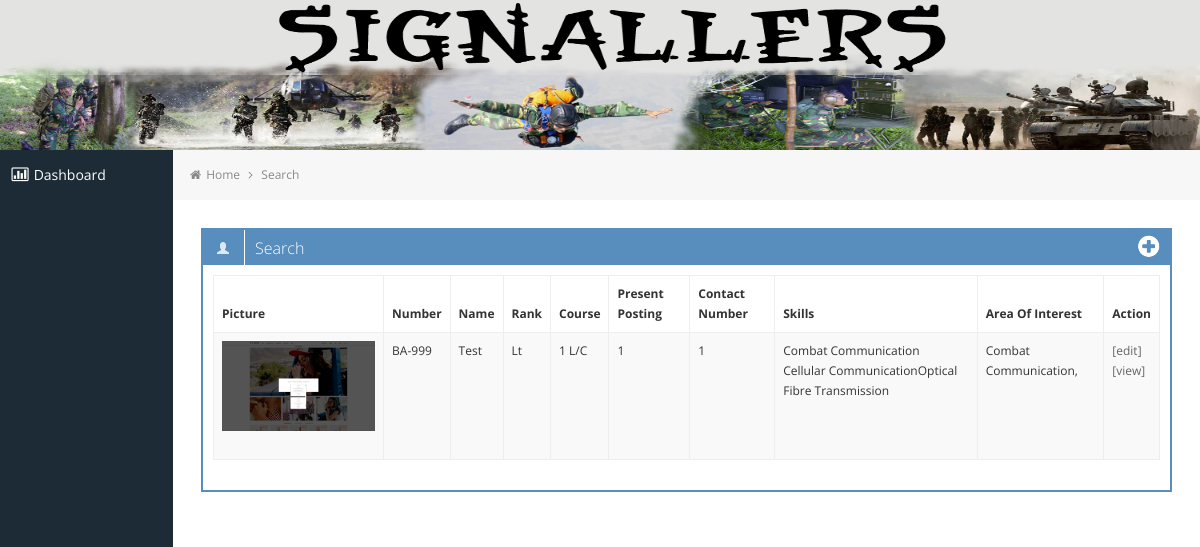
The app's page /search_lawyer.php?ba_no=999 (signed in) with its own data.
### tables this page shows
CREATE TABLE `profile` (
  `BA_No_Type` varchar(10) NOT NULL,
  `BA_No` int(11) NOT NULL,
  `Name` varchar(35) NOT NULL,
  `Rank` varchar(20) NOT NULL,
  `Course_Type` varchar(30) NOT NULL,
  `Course` int(11) NOT NULL,
  `Present_Posting` varchar(30) NOT NULL,
  `Contact_No` bigint(20) NOT NULL,
  `Email` varchar(100) NOT NULL,
  `First_Choice` varchar(30) NOT NULL,
  `Second_Choice` varchar(30) NOT NULL,
  `Image` mediumtext NOT NULL,
  `Dir_Comment` text NOT NULL,
  PRIMARY KEY (`BA_No_Type`,`BA_No`)
);

CREATE TABLE `educational_qualification` (
  `id` int(11) NOT NULL AUTO_INCREMENT,
  `BA_No` int(11) NOT NULL,
  `BA_No_Type` varchar(10) NOT NULL,
  `Qualification` varchar(10) NOT NULL,
  `Institute` varchar(50) NOT NULL,
  `Division_Subject` varchar(20) NOT NULL,
  `Result` varchar(5) NOT NULL,
  `Year_Of_Passing` int(11) NOT NULL,
  `Any_Achivement` text NOT NULL,
  `Remarks` text NOT NULL,
  PRIMARY KEY (`id`),
  KEY `educational_qualification_ibfk_1` (`BA_No_Type`,`BA_No`),
  CONSTRAINT `educational_qualification_ibfk_1` FOREIGN KEY (`BA_No_Type`, `BA_No`) REFERENCES `profile` (`BA_No_Type`, `BA_No`) ON DELETE CASCADE ON UPDATE CASCADE
);

CREATE TABLE `officer_skills` (
  `Id` int(11) NOT NULL AUTO_INCREMENT,
  `BA_No_Type` varchar(10) NOT NULL,
  `BA_No` int(11) NOT NULL,
  `Communication_Topic` text NOT NULL,
  `Transmission_System_Topic` varchar(150) NOT NULL,
  `Programming_Language_Topic` varchar(150) NOT NULL,
  `Database_Management_System_Topic` varchar(150) NOT NULL,
  `Server_Management_Topic` varchar(150) NOT NULL,
  `Networking_Topic` varchar(150) NOT NULL,
  `Digital_Forensic_Topic` varchar(150) NOT NULL,
  `Cyber_Security_Topic` varchar(150) NOT NULL,
  `SIGINT_Topic` varchar(150) NOT NULL,
  `Power_Energy_Topic` varchar(150) NOT NULL,
  `Reverse_Engineering_Topic` varchar(150) NOT NULL,
  PRIMARY KEY (`Id`)
);

### class/class.admin.php (called while the page is built, shortened)
<?php
class lawyerController
{
	public function __construct(){
        $this->db = $this->connection(DB_HOST, DB_USER, DB_PASSWORD, DB_NAME);
	}
    public function connection($hostname, $username, $password, $database){
			if (!$conetion_var = mysqli_connect($hostname, $username, $password, $database)) {
				$this->debug('Error: Could not make a database connection using ' . $username . '@' . $hostname);
			}
			if($conetion_var){
				if (!mysqli_select_db($conetion_var, $database)) {
					$this->debug('Error: Could not connect to database ' . $database);
					return false;
				}
				else{
					mysqli_query($conetion_var, "SET NAMES 'utf8'");
					mysqli_query($conetion_var, "SET CHARACTER SET utf8");
					mysqli_query($conetion_var, "SET CHARACTER_SET_CONNECTION=utf8");
					mysqli_query($conetion_var, "SET SQL_MODE = ''");
					return $conetion_var;
				}
			}
			else
			return false;
	}
}
?>

### search_lawyer.php (the view, shortened to what this page needs)
<?php
include("class/class.admin.php");
$lawyer = new lawyerController();
?>
<!DOCTYPE html>
<html lang="en">
<?php include(dirname(__FILE__)."/include/head.php"); ?>
<body>
	<?php include(dirname(__FILE__)."/include/header.php"); ?>
		<div class="container-fluid-full">
		<div class="row-fluid">
			<?php include(dirname(__FILE__)."/include/menu.php"); ?>
			<div id="content" class="span10">
			<ul class="breadcrumb">
				<li>
					<i class="icon-home"></i>
					<a href="index.php">Home</a>
					<i class="icon-angle-right"></i>
				</li>
				<li><a href="search_lawyer.php">Search</a></li>
			</ul>
			<div class="row-fluid sortable">
				<div class="box span12">
					<div class="box-header" data-original-title>
						<h2><i class="halflings-icon white user"></i><span class="break"></span>Search</h2>
					</div>
					<div class="box-content">
						<div class="row-fluid">
                        	<div class="x-box span12 client-list">
                            	<div class="search-form">
                                	<form action="" name="search-client" method="post" enctype="multipart/form-data" class="form-horizontal">
									<?php
									$ba_no = isset($_REQUEST['ba_no'])?$_REQUEST['ba_no']:'';
									if(count($_REQUEST)>0){
									$officers_list_sql = "SELECT p.*,o.*,mc.*,fa.*,um.*,ec.* FROM profile p LEFT JOIN officer_skills o ON(o.BA_No=p.BA_No)  AND (o.BA_No_Type=p.BA_No_Type) LEFT JOIN educational_qualification ec ON(ec.BA_No=p.BA_No) AND (ec.BA_No_Type=p.BA_No_Type) LEFT JOIN military_courses mc ON(mc.BA_No=ec.BA_No) AND (mc.BA_No_Type=ec.BA_No_Type) LEFT JOIN foreign_assignments fa ON(fa.BA_No=mc.BA_No) AND (fa.BA_No_Type=mc.BA_No_Type) LEFT JOIN un_mission um ON(um.BA_No=fa.BA_No) AND (um.BA_No_Type=fa.BA_No_Type)  WHERE
									(p.BA_No=o.BA_No AND p.BA_No_Type=o.BA_No_Type ) AND (p.BA_No=ec.BA_No AND p.BA_No_Type=ec.BA_No_Type)";
													if($ba_no)
														$officers_list_sql .= " AND LOWER(p.BA_No) LIKE LOWER('%".$ba_no."%')";
									$officers_list_sql .= " GROUP BY p.BA_No ORDER BY p.Name ASC;";
									$officers_query = $lawyer->db->query($officers_list_sql);
									}
									?>
									 <span class="expand_btn"></span>
									<table class="table table-striped table-bordered">
                                	<thead>
                                    	<tr>
                                        	<th>Picture</th>
                                            <th>Number</th>
                                            <th>Name</th>
											<th>Rank</th>
                                            <th>Course</th>
                                            <th>Present Posting</th>
											<th>Contact Number</th>
											<th>Skills</th>
                                            <th>Area Of Interest</th>
											<th>Action</th>
                                        </tr>
                                    </thead>
                                    <tbody>
                                    <?php
									if(isset($officers_query->num_rows) && $officers_query->num_rows){
										while($officer = $officers_query->fetch_object()){
												$img = ($officer->Image)?$officer->Image:'image_not_available.png';
												echo '<tr>
												<td><img src="img/profile/'.$img.'" style="max-height:200px;" /><br><br></td>
												<td>'.$officer->BA_No_Type.'-'.$officer->BA_No.'</td>
												<td>'.$officer->Name.'</td>
												<td>'.$officer->Rank.'</td>
												<td>'.$officer->Course.' '.$officer->Course_Type.'</td>
												<td>'.$officer->Present_Posting.'</td>
												<td>'.$officer->Contact_No.'</td>
												<td>'.str_ireplace(',','<br />',$officer->Communication_Topic).str_ireplace(',','<br />',$officer->Transmission_System_Topic).'</td>
												<td>'.$officer->First_Choice.',<br> '.$officer->Second_Choice.'</td>
											    <td>
													<a href="edit_lawyer.php?ba_no='.$officer->BA_No.'&ba_type='.$officer->BA_No_Type.'" >[edit]</a><br />
													<a href="view_lawyer.php?ba_no='.$officer->BA_No.'&ba_type='.$officer->BA_No_Type.'">[view]</a>
												</td>
												</tr>';
										}
									}
										else{
											echo '<tr><td colspan="9">No any record found</td></tr>';
										}
										?>
									</tbody>
                                </table>
                                    </form>
                                </div>
                                </div>
                            </div>
                        </div>
					</div>
				</div>
			</div>
		</div>
		</div>
<?php include(dirname(__FILE__).'/footer.php');?>

### include/head.php (shortened to what this page needs)
<head>
	<link id="bootstrap-style" href="css/bootstrap.min.css" rel="stylesheet">
	<link href="css/bootstrap-responsive.min.css" rel="stylesheet">
	<link id="base-style" href="css/style.css" rel="stylesheet">
    <link id="custom-style" href="css/custom.css" rel="stylesheet">
	<link id="base-style-responsive" href="css/style-responsive.css" rel="stylesheet">
</head>

### include/header.php
<div class="navbar">
                <img src="include\home.png" alt="HTML5" style="width:100%;height:150px;">
</div>

### include/menu.php (shortened to what this page needs)
<div id="sidebar-left" class="span2">
    <div class="nav-collapse sidebar-nav">
        <ul class="nav nav-tabs nav-stacked main-menu">
            <li><a href="index.php"><i class="icon-bar-chart"></i><span class="hidden-tablet"> Dashboard</span></a></li>
		</ul>
    </div>
</div>

### footer.php (shortened to what this page needs)
</body>
</html>

### css/style.css (style rules this page uses)
body { background: #F5F5F5; color: #333; border: none; font-family: 'Open Sans', sans-serif; font-weight: 400; }
a { color: #646464; }
h2 { font-size: 16px; line-height: 16px; }
.navbar { margin-bottom: 0px; }
#sidebar-left { background: #1C2B36; }
.sidebar-nav > ul { margin: 0px; padding-bottom: 1px; font-size: 14px; }
.nav-tabs.nav-stacked > li > a, .nav-tabs.nav-stacked > li > ul > li > a { padding: 15px 10px 14px 10px; color: #fff; border-top: none; border-bottom: 1px solid transparent; border-left: none; border-right: none; text-decoration: none; -webkit-border-radius: 0px; -moz-border-radius: 0px; border-radius: 0px; }
.nav-tabs.nav-stacked > li:last-child > a { border-bottom: 1px solid transparent; }
.nav-tabs.nav-stacked > li > a > i, .nav-tabs.nav-stacked > li > ul > li > a > i { opacity: 1; filter: alpha(opacity=100); -ms-filter:"progid:DXImageTransform.Microsoft.Alpha(Opacity=100)"; font-size: 16px; }
.nav-tabs.nav-stacked > li:first-child > a { margin: 0px 0px 0px 0px; -webkit-border-radius: 0px; -moz-border-radius: 0px; border-radius: 0px; }
.nav-tabs.nav-stacked > li:last-child > a { -webkit-border-radius: 0px; -moz-border-radius: 0px; border-radius: 0px; }
#content { background: #ffffff; filter: none; min-height: 100%; padding: 20px 20px; position: relative; }
.breadcrumb { margin: -28px -28px 28px -28px; line-height: 34px; background: #F7F7F7; border: 0px; color: #888; -webkit-box-shadow: none; -moz-box-shadow: none; box-shadow: none; -webkit-border-radius: 0px; -moz-border-radius: 0px; border-radius: 0px; }
.breadcrumb a { color: #888; text-shadow: 0px 1px 1px #fff; }
.box { border: 2px solid #578EBE; background: #fff !important; margin-bottom: 28px; }
.box-header { height: 16px; font-size: 16px; line-height: 16px; padding: 10px; background: #578EBE; -webkit-box-shadow: none; -moz-box-shadow: none; box-shadow: none; overflow: hidden; }
.box-header h2 { float:left; margin-top: 0px; font-weight: 300; }
.box-header .box-icon, .box-header h2 { color:#fff; }
.box-header h2 i { margin: 0px 3px 0px 4px; opacity: .8; filter: alpha(opacity=80); -ms-filter:"progid:DXImageTransform.Microsoft.Alpha(Opacity=80)"; }
.box-content { position: relative; z-index: 50; margin-top: -1px; padding: 10px; background: #fff !important; }
.table th, .table td { border-top: 1px solid #eee; }
.table-bordered { border-color: #eee; -webkit-border-radius: 0px !important; -moz-border-radius: 0px !important; border-radius: 0px !important; }
.table-bordered th, .table-bordered td { border-left: 1px solid #eee; }
.table-bordered thead:first-child tr:first-child > th:first-child, .table-bordered tbody:first-child tr:first-child > td:first-child, .table-bordered tbody:first-child tr:first-child > th:first-child { -webkit-border-radius: 0px !important; -moz-border-radius: 0px !important; border-radius: 0px !important; }
.table-bordered thead:first-child tr:first-child > th:last-child, .table-bordered tbody:first-child tr:first-child > td:last-child, .table-bordered tbody:first-child tr:first-child > th:last-child { -webkit-border-radius: 0px !important; -moz-border-radius: 0px !important; border-radius: 0px !important; }
.table-bordered thead:last-child tr:last-child > th:first-child, .table-bordered tbody:last-child tr:last-child > td:first-child, .table-bordered tbody:last-child tr:last-child > th:first-child, .table-bordered tfoot:last-child tr:last-child > td:first-child, .table-bordered tfoot:last-child tr:last-child > th:first-child { -webkit-border-radius: 0px !important; -moz-border-radius: 0px !important; border-radius: 0px !important; }
.table-bordered thead:last-child tr:last-child > th:last-child, .table-bordered tbody:last-child tr:last-child > td:last-child, .table-bordered tbody:last-child tr:last-child > th:last-child, .table-bordered tfoot:last-child tr:last-child > td:last-child, .table-bordered tfoot:last-child tr:last-child > th:last-child { -webkit-border-radius: 0px !important; -moz-border-radius: 0px !important; border-radius: 0px !important; }

### css/custom.css (style rules this page uses)
.expand_btn { width: 22px; height: 22px; position: absolute; display: block; background: url(../img/plus-sign.png) no-repeat scroll 0 0; right: 10px; top: -30px; cursor: pointer; z-index: 999; }

### records on screen
profile: Image (picture), educational_qualification.BA_No_Type "BA", educational_qualification.BA_No "999", Name "Test", Rank "Lt", Course "1", Course_Type "L/C", Present_Posting "1", Contact_No "1", officer_skills.Communication_Topic "Combat Communication Cellular Communication", officer_skills.Transmission_System_Topic "Optical Fibre Transmission", First_Choice "Combat Communication"
